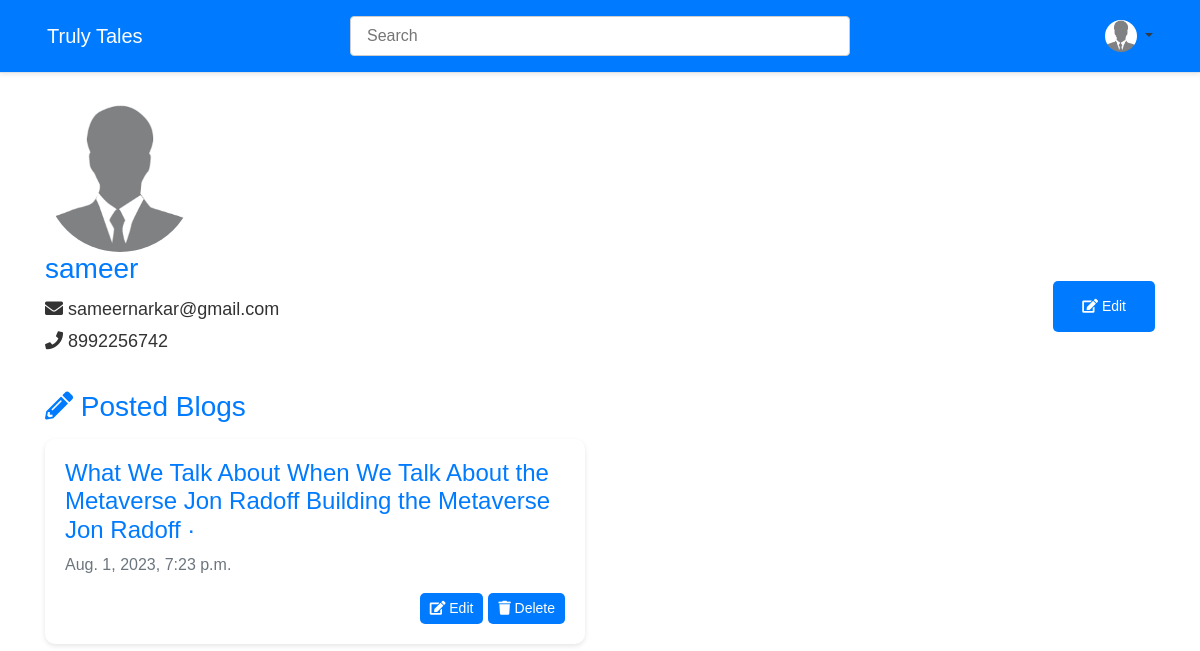
Page /profile/ (signed in) on the committed database.
### src/models.py (models this page shows, shortened)
class user_profile(models.Model):
    user = models.ForeignKey(User, on_delete=models.CASCADE)
    name = models.CharField(max_length=100)
    phone = models.CharField(max_length=25)
    email = models.EmailField(max_length=100)
    image = models.FileField(upload_to="Profile", default="default.png")
    created_at = models.DateTimeField(auto_now_add=True)
    updated_at = models.DateTimeField(auto_now=True)

class blog(models.Model):
    user = models.ForeignKey(user_profile, on_delete=models.CASCADE, related_name='my_blogs')
    title = models.CharField(max_length=100)
    description = HTMLField()
    category = models.ForeignKey(blog_category, on_delete=models.CASCADE, related_name='blog_cat')
    is_verified = models.BooleanField(default=False)
    date = models.DateTimeField(auto_now=True)

### src/views.py (the view)
# urls.py: path('profile/', profile, name="profile"),
def profile(request):
    get_user = user_profile.objects.get(user=request.user)
    all_blogs = blog.objects.filter(user=get_user)
    return render(request, 'profile.html', {'all_blogs': all_blogs, 'bloger': get_user})

### src/templates/profile.html (shortened to what this page needs)
{% extends 'base.html' %}
{% load static %}
{% block content %}
    <div class="container">
        <div class="user-details">
            <div class="profile-picture">
                <img src="{{ bloger.image.url }}" alt="Profile Picture">
            </div>
            <div class="user-info">
                <div>
                    <h2>{{ user }}</h2>
                    <p><i class="fas fa-envelope"></i> {{ bloger.email }}</p>
                    <p><i class="fas fa-phone"></i> {{ bloger.phone }}</p>
                </div>
                <div>
                    <div class="profile-button">
                        <a href="{% url 'update_profile' bloger.id %}" class="btn btn-sm btn-primary">
                            <i class="fas fa-edit"></i> Edit</a>
                    </div>
                </div>
            </div>
        </div>
        <div class="posted-blogs">
            <h3><i class="fas fa-pencil-alt"></i> Posted Blogs</h3>
            <div class="row">
                {% for blog in all_blogs %}
                    <div class="col-md-6">
                        <div class="blog-card">
                            <h4>{{ blog.title }}</h4>
                            <p class="text-muted">{{ blog.date }}</p>
                            <div class="blog-buttons">
                                <a href="{% url 'update-blog' blog.id %}" class="btn btn-sm btn-primary"><i
                                        class="fas fa-edit"></i> Edit</a>
                                <a href="{% url 'delete-blog' blog.id %}" class="btn btn-sm btn-danger"><i
                                        class="fas fa-trash"></i> Delete</a>
                            </div>
                        </div>
                    </div>
                {% endfor %}
            </div>
        </div>
    </div>
{% endblock %}

### src/templates/base.html (shortened to what this page needs)
{% load static %}
<!doctype html>
<html lang="en">
<head>
    <link rel="stylesheet" href="https://stackpath.bootstrapcdn.com/bootstrap/4.5.2/css/bootstrap.min.css"
>
    <link rel="stylesheet" href="https://cdnjs.cloudflare.com/ajax/libs/font-awesome/5.15.4/css/all.min.css"
/>
    <nav class="navbar navbar-expand-lg navbar-light  border-bottom shadow-sm" style="background-color:  #007bff;;">
        <div class="collapse navbar-collapse" id="navbarSupportedContent">
            <div class="container-fluid">
                <div class="col-md-3 nav-link">
                    <h5 class="my-0 mr-md-auto font-weight-normal"><a class="text-white" href="/">Truly Tales</a></h5>
                </div>
                <div class="col-md-6 nav-link search-form text-center">
                    <form action="/" method="POST">
                        <input style="width:640px" class="form-controls pl-3 rounded" type="text" name="query"
                               placeholder="Search"
                               aria-label="Search">
                    </form>
                </div>
                <div class="col-md-3 nav-link d-flex flex-row-reverse">
                    {% if request.user.is_authenticated %}
                        <ul class="navbar-nav">
                            <img class="avatar align-self-center" src="
                                    {% if bloger.image %}{{ bloger.image.url }}{% else %}{% static 'default.png' %}{% endif %}">
                            <li class="nav-item dropdown">
                                <a class="nav-link dropdown-toggle text-dark pl-1 pr-0" href="#" id="navbarDropdown"
                                   role="button" data-toggle="dropdown" aria-haspopup="true" aria-expanded="false">
                                </a>
                            </li>
                        </ul>
                    {% endif %}
                </div>
            </div>
        </div>
    </nav>
</head>
<body>
{% block content %}
{% endblock %}
</body>
</html>

### src/templates/base.html (style rules this page uses)
body { font-family: 'Arial', sans-serif; }
.navbar { background-color: #007bff; }
.navbar-brand, .nav-link, .dropdown-item { color: #fff; font-weight: bold; background-color: #007bff; }
.navbar-nav .nav-item { margin-right: 15px; }
.navbar-nav .nav-item:last-child { margin-right: 0; }
.search-form input { border: 1px solid #ccc; height: 40px; padding: 5px 10px; width: 100%; max-width: 500px; border-radius: 20px; }
.avatar { height: 32px; width: 32px; border-radius: 50%; display: inline-block; }

### src/templates/profile.html (style rules this page uses)
.container { margin-top: 30px; }
.profile-picture img { max-width: 150px; border-radius: 50%; }
.user-info { display: flex; align-items: center; justify-content: space-between; }
.user-info h2 { font-size: 28px; margin-bottom: 10px; color: #007bff; }
.user-info p { font-size: 18px; margin: 5px 0; color: #333; }
.profile-button { padding: 10px 20px; background-color: #007bff; color: #fff; border-radius: 5px; cursor: pointer; transition: background-color 0.3s ease; }
.posted-blogs { margin-top: 30px; }
.posted-blogs h3 { margin-bottom: 15px; color: #007bff; }
.blog-card { border: none; border-radius: 10px; box-shadow: 0 2px 5px rgba(0, 0, 0, 0.1); margin-bottom: 15px; padding: 20px; transition: box-shadow 0.3s ease; }
.blog-card h4 { color: #007bff; }
.blog-card .text-muted { color: #888; }
.blog-buttons { display: flex; justify-content: flex-end; margin-top: 10px; }
.blog-buttons a { margin-left: 5px; background-color: #007bff; color: #fff; border: none; border-radius: 5px; padding: 5px 10px; text-decoration: none; display: inline-block; cursor: pointer; transition: background-color 0.3s ease; }

### rows in the picture
user_profile: image (placeholder picture), email "sameernarkar@gmail.com", phone "8992256742"
blog: title "What We Talk About When We Talk About the Metaverse Jon Radoff Building the Metaverse Jon Radoff ·", date "Aug. 1, 2023, 7:23 p.m."

### other values in the picture
{{ user }} "sameer"
